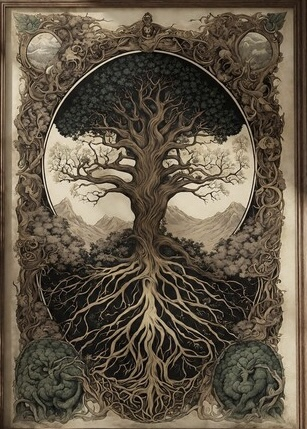
#> input picture art-user/yggdrasil.jpg, 307 x 429 px
$ python tint_yggdrasil.py
#> lines starting #> are read from the running program, lines starting #| are printed output that depends on the picture; after the words box and inside, x2 and y2 are one past the last pixel; in counts of white or black regions, pixels touching at a corner belong together
#!/usr/bin/env python3
"""Hand-tint the user's sepia Yggdrasil engraving (autochrome / hand-coloured photo look).
Soft, low-saturation tints over the original luminance + vignette + fine grain."""
from pathlib import Path
import numpy as np
from PIL import Image, ImageFilter

ROOT = Path(__file__).resolve().parent.parent
src = Image.open(ROOT / "art-user" / "yggdrasil.jpg").convert("RGB")
#> src is the input picture: PIL image 307x429 RGB; mean R, G, B 98.3, 87, 70.7
W0, H0 = src.size
#> W0 = 307; H0 = 429
im = src.resize((W0 * 2, H0 * 2), Image.LANCZOS).filter(ImageFilter.UnsharpMask(radius=1.2, percent=60, threshold=2))
W, H = im.size
#> W = 614; H = 858
a = np.asarray(im).astype(np.float32) / 255.0
L = 0.299 * a[..., 0] + 0.587 * a[..., 1] + 0.114 * a[..., 2]
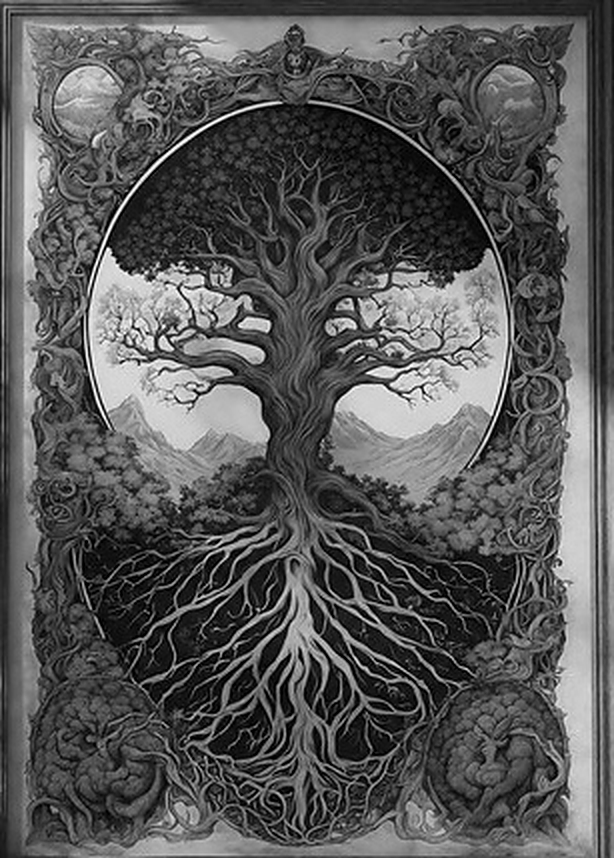
#> L: shape (858, 614) float32; min 0, max 1, mean 0.347
yy, xx = np.mgrid[0:H, 0:W].astype(np.float32)
x = xx / W * W0; y = yy / H * H0          # coordinates in original pixel space
cx, cy, R = 153, 186, 112
inside = (np.hypot(x - cx, y - cy) < R).astype(np.float32)

def soft(m, r=6):
#> called with r = 6
    img = Image.fromarray((np.clip(m, 0, 1) * 255).astype(np.uint8))
    return np.asarray(img.filter(ImageFilter.GaussianBlur(r * 2))).astype(np.float32) / 255.0

def ramp(v, lo, hi):
    return np.clip((v - lo) / (hi - lo), 0, 1)

canopy = soft(inside * (y < 150) * (1 - ramp(L, 0.45, 0.65)))
sky = soft(inside * (y > 105) * (y < 222) * ramp(L, 0.55, 0.75))
mount = soft(inside * (y > 188) * (y < 240) * ramp(L, 0.3, 0.45) * (1 - ramp(L, 0.72, 0.85)) * (np.abs(x - cx) > 30))
trunk = soft(((np.abs(x - cx) < 34) * (y > 95) * (y < 300)) + inside * (y > 232), 4)
#> call 4 of soft, with r = 4
#> in soft (call 4), `img = Image.fromarray((np.clip(m, 0, 1) * 255).astype(np.uint8))`:
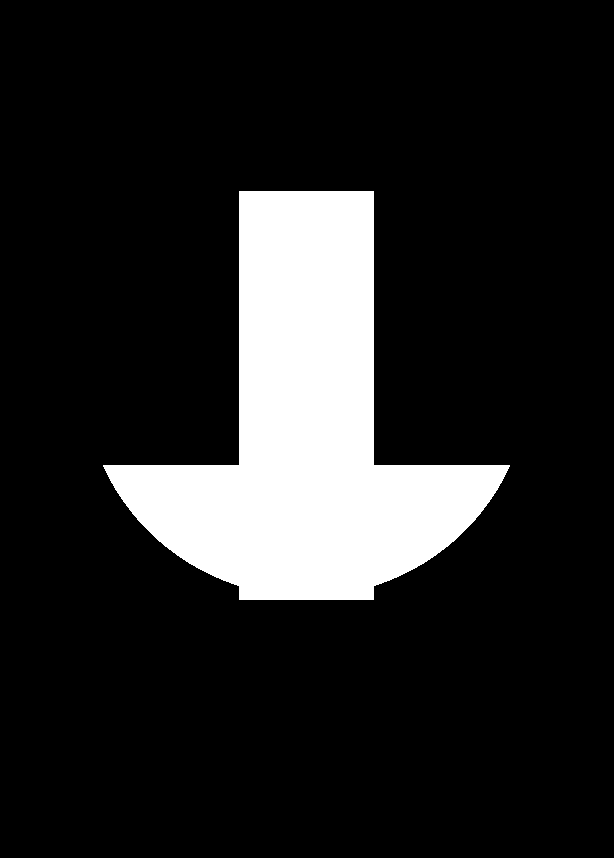
#> img: PIL image 614x858 L; 14.5% white; 1 white region, box (x1, y1, x2, y2) and area: (103, 191, 510, 600) 76501
frame = soft(1 - inside, 3)
#> in soft (call 5), `img = Image.fromarray((np.clip(m, 0, 1) * 255).astype(np.uint8))`: img: PIL image 614x858 L; 70.1% white; 1 black region, box (x1, y1, x2, y2) and area: (83, 149, 530, 596) 157581
#> in soft (call 5), `return np.asarray(img.filter(ImageFilter.GaussianBlur(r * 2))).astype(..`:
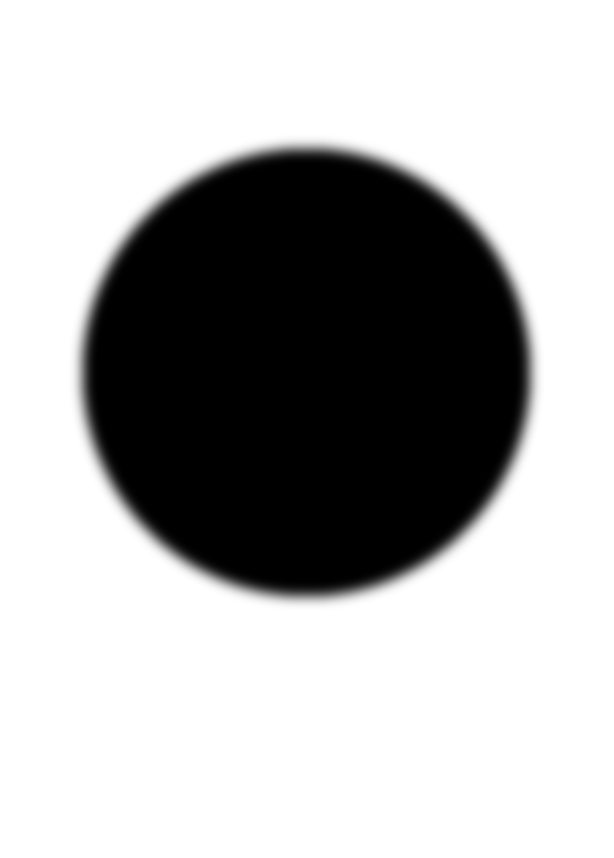
#> returned value: shape (858, 614) float32; min 0, max 1, mean 0.701
medal = soft(((np.hypot(x - 45, y - 375) < 38) + (np.hypot(x - 262, y - 375) < 38)).astype(np.float32), 3)
#> in soft (call 6), `img = Image.fromarray((np.clip(m, 0, 1) * 255).astype(np.uint8))`: img: PIL image 614x858 L; 6.9% white; 2 white regions, box (x1, y1, x2, y2) and area: (15, 675, 166, 826) 18121, (449, 675, 600, 826) 18121
#> in soft (call 6), `return np.asarray(img.filter(ImageFilter.GaussianBlur(r * 2))).astype(..`:
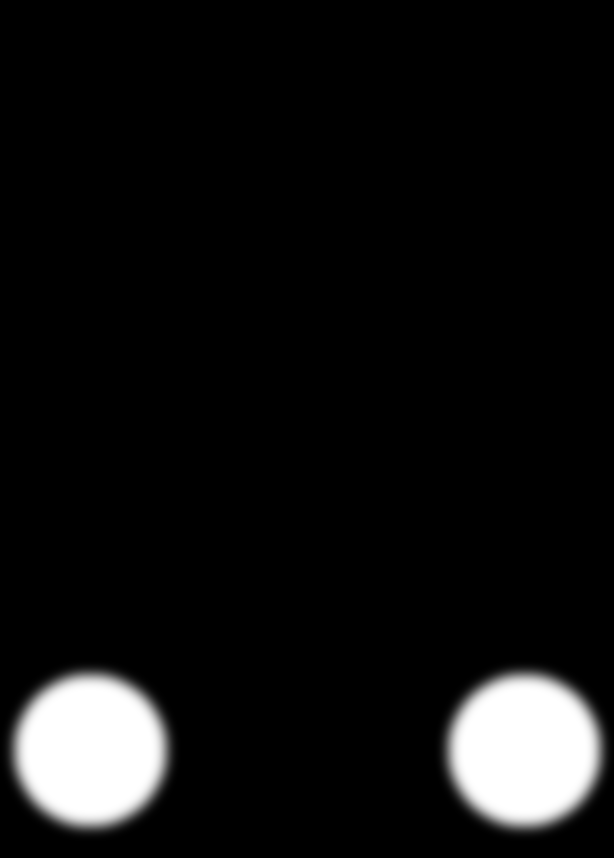
#> returned value: shape (858, 614) float32; min 0, max 1, mean 0.0688

def col(r, g, b):
    return np.array([r, g, b], np.float32) / 255.0

sepia = col(196, 172, 138)
C = np.ones_like(a) * sepia
for mask, c in [
    (frame, col(184, 152, 102)),   # antique bronze frame
    (trunk, col(170, 118, 80)),    # warm brown trunk / roots
    (mount, col(158, 150, 176)),   # dusty lavender-grey mountains
    (sky, col(176, 198, 214)),     # pale faded blue sky
    (canopy, col(118, 142, 104)),  # muted foliage green
    (medal, col(126, 146, 128)),   # corner medallions (sage)
]:
    C = C * (1 - mask[..., None]) + c * mask[..., None]
#> this loop made 6 passes
#> c on passes 1 to 6: [0.722, 0.596, 0.4], [0.667, 0.463, 0.314], [0.62, 0.588, 0.69], [0.69, 0.776, 0.839], [0.463, 0.557, 0.408], [0.494, 0.573, 0.502]
#> pass 1, `C = C * (1 - mask[..., None]) + c * mask[..., None]`:
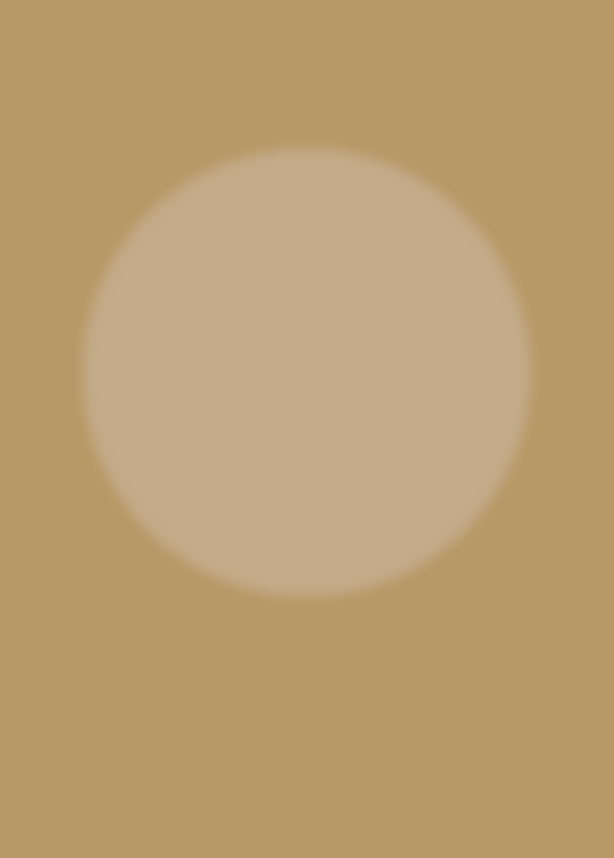
#> C: shape (858, 614, 3) float32; mean of channels 0, 1, 2 0.733, 0.618, 0.444; drawn as R, G, B
#> after the loop:
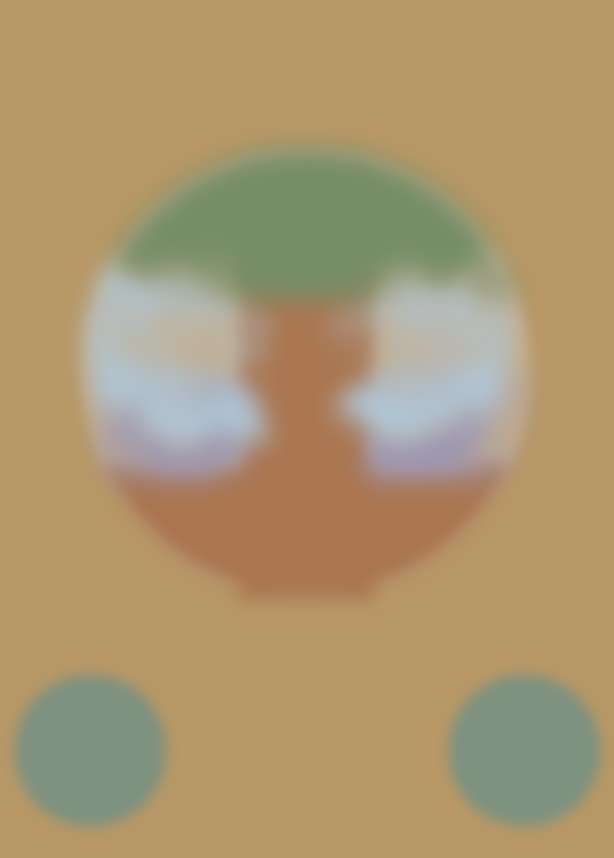
#> C: shape (858, 614, 3) float32; mean of channels 0, 1, 2 0.678, 0.591, 0.439; drawn as R, G, B

tinted = np.clip(C * (L[..., None] * 1.22), 0, 1)
out = 0.62 * tinted + 0.38 * a                       # keep the engraving's own tone
grey = out.mean(axis=2, keepdims=True)
out = grey + (out - grey) * 0.9                      # low saturation, slightly faded
out = out * 0.94 + 0.04                              # lifted blacks (faded print)
v = 1 - 0.38 * np.clip(np.hypot((xx - W / 2) / (W / 2), (yy - H / 2) / (H / 2)) - 0.45, 0, 1) ** 1.4
out *= v[..., None]
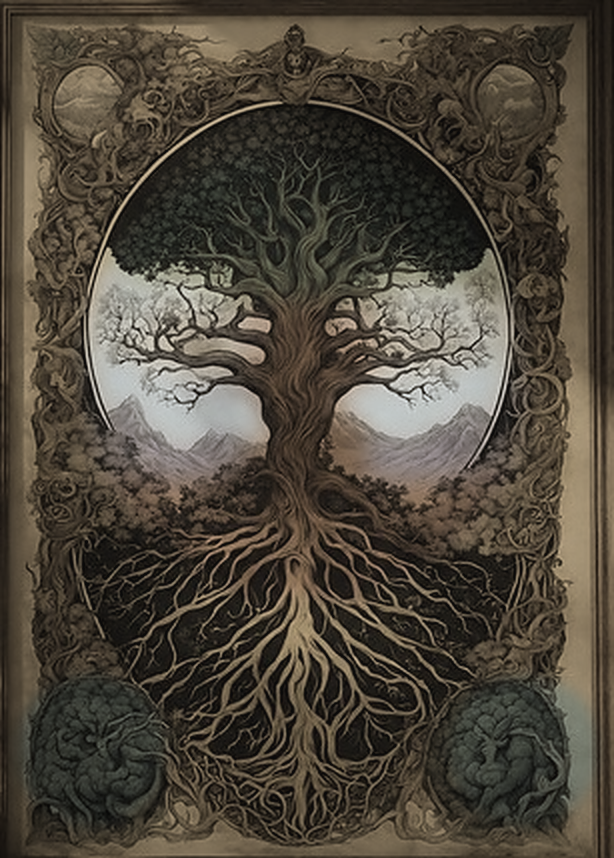
#> out: shape (858, 614, 3) float32; mean of channels 0, 1, 2 0.309, 0.28, 0.235; drawn as R, G, B
rng = np.random.default_rng(3)
out += (rng.normal(0, 0.018, (H, W, 1))).astype(np.float32)
res = Image.fromarray((np.clip(out, 0, 1) * 255).astype(np.uint8))
res.save(ROOT / "art-user" / "yggdrasil-tinted.jpg", "JPEG", quality=88)
res.save(ROOT / "img" / "yggdrasil-tinted.jpg", "JPEG", quality=75, optimize=True, progressive=True)
res.save(ROOT / "img" / "yggdrasil-tinted.webp", "WEBP", quality=72, method=6)
#> (the run stopped early here; a loop or call above may not have finished)

$ run again, with art-user/forest-sage.jpg copied over art-user/yggdrasil.jpg
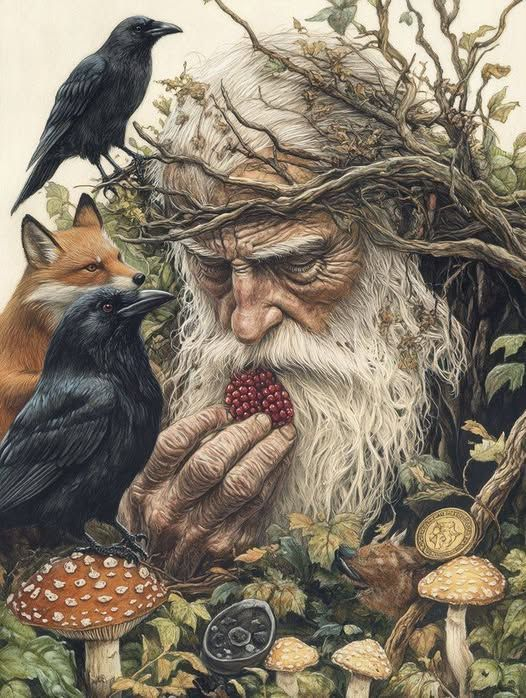
#> input picture art-user/forest-sage.jpg, 526 x 698 px
#> src is the input picture: PIL image 526x698 RGB; mean R, G, B 132.4, 121.6, 105.2
#> img: PIL image 1052x1396 L; 5.2% white; 1 white region, box (x1, y1, x2, y2) and area: (103, 191, 510, 600) 76501
#> img: PIL image 1052x1396 L; 89.3% white; 1 black region, box (x1, y1, x2, y2) and area: (83, 149, 530, 596) 157581
#> in soft (call 6), `img = Image.fromarray((np.clip(m, 0, 1) * 255).astype(np.uint8))`:
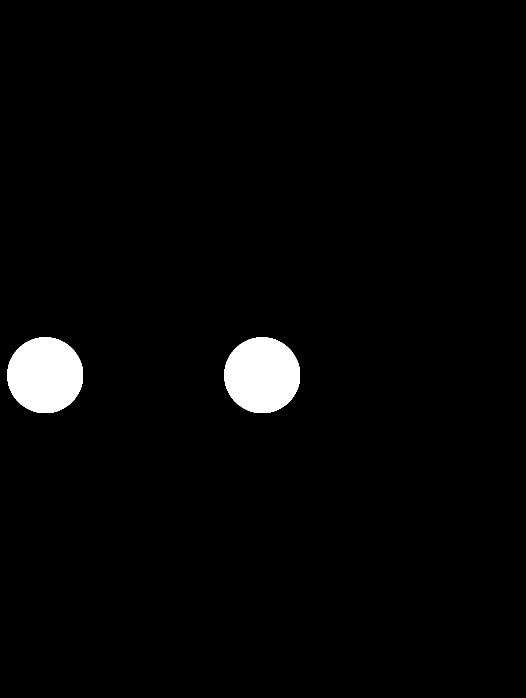
#> img: PIL image 1052x1396 L (shown at 1/2 size); 2.5% white; 2 white regions, box (x1, y1, x2, y2) and area: (15, 675, 166, 826) 18121, (449, 675, 600, 826) 18121
#> the loop `for mask, c in [ (frame, col(184, 152, 102)),` made 6 passes
#> c on passes 1 to 6: [0.722, 0.596, 0.4], [0.667, 0.463, 0.314], [0.62, 0.588, 0.69], [0.69, 0.776, 0.839], [0.463, 0.557, 0.408], [0.494, 0.573, 0.502]
#> `out *= v[..., None]`:
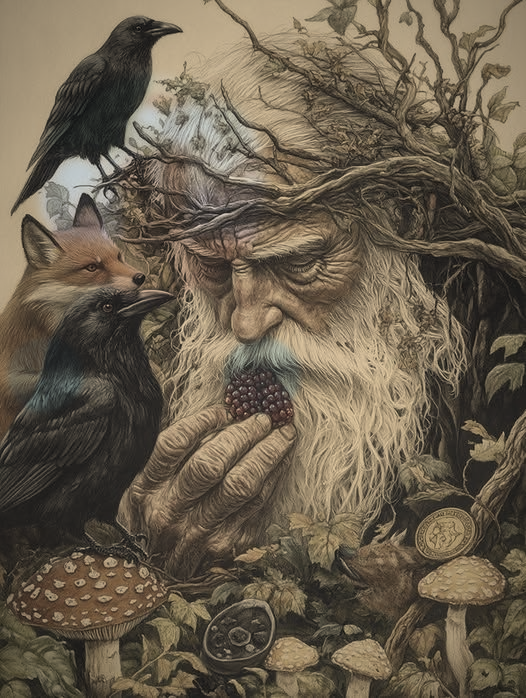
#> out: shape (1396, 1052, 3) float32 (shown at 1/2 size); mean of channels 0, 1, 2 0.415, 0.371, 0.303; drawn as R, G, B
